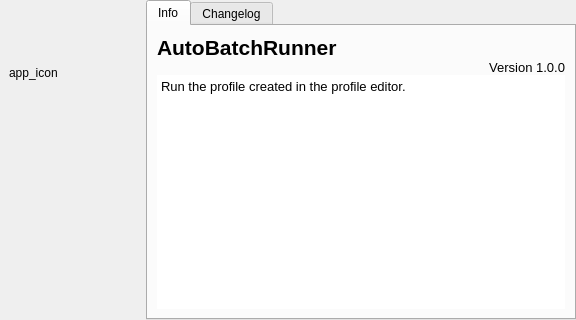
<?xml version="1.0" encoding="UTF-8"?>
<ui version="4.0">
 <class>AboutABR</class>
 <widget class="QWidget" name="AboutABR">
  <property name="geometry">
   <rect>
    <x>0</x>
    <y>0</y>
    <width>576</width>
    <height>320</height>
   </rect>
  </property>
  <property name="windowTitle">
   <string>About AutoBatchRunner</string>
  </property>
  <layout class="QHBoxLayout" name="horizontalLayout">
   <property name="spacing">
    <number>0</number>
   </property>
   <property name="leftMargin">
    <number>0</number>
   </property>
   <property name="topMargin">
    <number>0</number>
   </property>
   <property name="rightMargin">
    <number>0</number>
   </property>
   <property name="bottomMargin">
    <number>0</number>
   </property>
   <item>
    <widget class="QFrame" name="frame">
     <property name="frameShape">
      <enum>QFrame::NoFrame</enum>
     </property>
     <property name="frameShadow">
      <enum>QFrame::Raised</enum>
     </property>
     <layout class="QVBoxLayout" name="verticalLayout">
      <item>
       <widget class="QLabel" name="icon">
        <property name="minimumSize">
         <size>
          <width>128</width>
          <height>128</height>
         </size>
        </property>
        <property name="text">
         <string notr="true">app_icon</string>
        </property>
       </widget>
      </item>
      <item>
       <spacer name="verticalSpacer">
        <property name="orientation">
         <enum>Qt::Vertical</enum>
        </property>
        <property name="sizeHint" stdset="0">
         <size>
          <width>20</width>
          <height>261</height>
         </size>
        </property>
       </spacer>
      </item>
     </layout>
    </widget>
   </item>
   <item>
    <widget class="QFrame" name="AboutPEFrame">
     <property name="frameShape">
      <enum>QFrame::NoFrame</enum>
     </property>
     <property name="frameShadow">
      <enum>QFrame::Raised</enum>
     </property>
     <layout class="QVBoxLayout" name="verticalLayout_6">
      <property name="spacing">
       <number>0</number>
      </property>
      <property name="leftMargin">
       <number>0</number>
      </property>
      <property name="topMargin">
       <number>0</number>
      </property>
      <property name="rightMargin">
       <number>0</number>
      </property>
      <property name="bottomMargin">
       <number>0</number>
      </property>
      <item>
       <widget class="QTabWidget" name="infotabs">
        <property name="tabPosition">
         <enum>QTabWidget::North</enum>
        </property>
        <property name="currentIndex">
         <number>0</number>
        </property>
        <widget class="QWidget" name="information">
         <attribute name="title">
          <string>Info</string>
         </attribute>
         <layout class="QVBoxLayout" name="verticalLayout_2">
          <property name="spacing">
           <number>0</number>
          </property>
          <property name="leftMargin">
           <number>9</number>
          </property>
          <property name="topMargin">
           <number>9</number>
          </property>
          <property name="rightMargin">
           <number>9</number>
          </property>
          <property name="bottomMargin">
           <number>9</number>
          </property>
          <item>
           <widget class="QLabel" name="name">
            <property name="font">
             <font>
              <family>Arial</family>
              <pointsize>16</pointsize>
              <weight>75</weight>
              <bold>true</bold>
             </font>
            </property>
            <property name="text">
             <string notr="true">AutoBatchRunner</string>
            </property>
           </widget>
          </item>
          <item>
           <widget class="QLabel" name="version">
            <property name="font">
             <font>
              <family>Arial</family>
              <pointsize>10</pointsize>
              <weight>50</weight>
              <bold>false</bold>
             </font>
            </property>
            <property name="text">
             <string notr="true">Version 1.0.0</string>
            </property>
            <property name="alignment">
             <set>Qt::AlignRight|Qt::AlignTrailing|Qt::AlignVCenter</set>
            </property>
           </widget>
          </item>
          <item>
           <widget class="QTextBrowser" name="softwareInfo">
            <property name="font">
             <font>
              <family>Arial</family>
              <pointsize>10</pointsize>
             </font>
            </property>
            <property name="frameShape">
             <enum>QFrame::NoFrame</enum>
            </property>
            <property name="html">
             <string>&lt;!DOCTYPE HTML PUBLIC &quot;-//W3C//DTD HTML 4.0//EN&quot; &quot;http://www.w3.org/TR/REC-html40/strict.dtd&quot;&gt;
&lt;html&gt;&lt;head&gt;&lt;meta name=&quot;qrichtext&quot; content=&quot;1&quot; /&gt;&lt;style type=&quot;text/css&quot;&gt;
p, li { white-space: pre-wrap; }
&lt;/style&gt;&lt;/head&gt;&lt;body style=&quot; font-family:'Arial'; font-size:10pt; font-weight:400; font-style:normal;&quot;&gt;
&lt;p style=&quot; margin-top:0px; margin-bottom:0px; margin-left:0px; margin-right:0px; -qt-block-indent:0; text-indent:0px;&quot;&gt;Run the profile created in the profile editor.&lt;/p&gt;&lt;/body&gt;&lt;/html&gt;</string>
            </property>
           </widget>
          </item>
         </layout>
        </widget>
        <widget class="QWidget" name="changelog">
         <attribute name="title">
          <string>Changelog</string>
         </attribute>
        </widget>
       </widget>
      </item>
     </layout>
    </widget>
   </item>
  </layout>
 </widget>
 <resources/>
 <connections/>
</ui>
